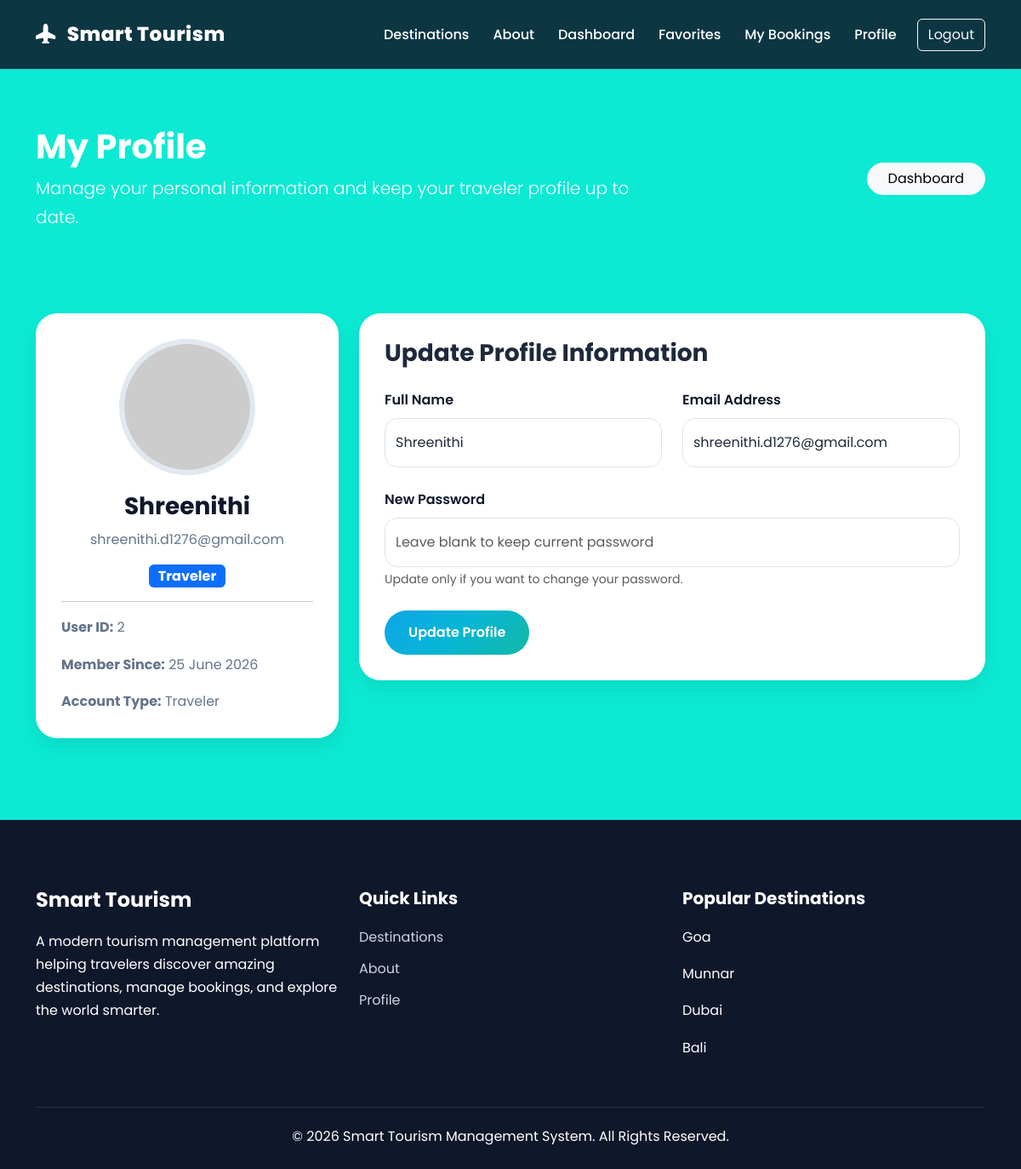
Screenshot of /profile (signed in) with the database file from the repository.
### database.py (models this page shows, shortened)
class User(db.Model):
    __tablename__ = "users"
    id = db.Column(db.Integer, primary_key=True)
    name = db.Column(db.String(150), nullable=False)
    email = db.Column(db.String(150), unique=True, nullable=False)
    password = db.Column(db.String(255), nullable=False)
    role = db.Column(
        db.String(20),
        nullable=False,
        default="traveler"
    )
    created_at = db.Column(
        db.DateTime,
        default=datetime.utcnow
    )
    bookings = db.relationship(
        "Booking",
        backref="user",
        lazy=True,
        cascade="all, delete-orphan"
    )
    favorites = db.relationship(
        "Favorite",
        backref="user",
        lazy=True,
        cascade="all, delete-orphan"
    )

### app.py (the view, shortened to what this page needs)
@app.route(
    "/profile",
    methods=["GET", "POST"]
)
@login_required
def profile():
    user = current_user()
    return render_template(
        "profile.html",
        user=user
    )

### app.py (called while the page is built, shortened)
def login_required(f):
    @wraps(f)
    def decorated_function(*args, **kwargs):
        return f(*args, **kwargs)
    return decorated_function

def current_user():
    if "user_id" not in session:
        return None
    return User.query.get(
        session["user_id"]
    )

@app.context_processor
def inject_user():
    return {
        "current_user": current_user(),
        "session": session
    }

### templates/profile.html (shortened to what this page needs)
{% extends "base.html" %}
{% block content %}
<section class="py-5 bg-gradient-tourism text-white">
    <div class="container">
        <div class="row align-items-center">
            <div class="col-lg-8">
                <h1 class="fw-bold">
                    My Profile
                </h1>
                <p class="lead mb-0">
                    Manage your personal information and keep your traveler
                    profile up to date.
                </p>
            </div>
            <div class="col-lg-4 text-lg-end mt-3 mt-lg-0">
                <a href="{{ url_for('user_dashboard') }}"
                   class="btn btn-light rounded-pill px-4">
                    Dashboard
                </a>
            </div>
        </div>
    </div>
</section>
<section class="py-5">
    <div class="container">
        <div class="row g-4 justify-content-center">
            <div class="col-lg-4">
                <div class="profile-card">
                    <img src="https://ui-avatars.com/api/?name={{ user.name|replace(' ','+') }}&background=0ea5e9&color=ffffff&size=256"
                         alt="{{ user.name }}"
                         class="profile-avatar">
                    <h3 class="fw-bold">
                        {{ user.name }}
                    </h3>
                    <p class="text-muted">
                        {{ user.email }}
                    </p>
                    <span class="badge bg-primary fs-6">
                        Traveler
                    </span>
                    <hr>
                    <div class="text-start">
                        <p>
                            <strong>User ID:</strong>
                            {{ user.id }}
                        </p>
                        <p>
                            <strong>Member Since:</strong>
                            {{ user.created_at.strftime('%d %B %Y') if user.created_at else '-' }}
                        </p>
                        <p class="mb-0">
                            <strong>Account Type:</strong>
                            Traveler
                        </p>
                    </div>
                </div>
            </div>
            <div class="col-lg-8">
                <div class="form-container">
                    <h3 class="fw-bold mb-4">
                        Update Profile Information
                    </h3>
                    <form method="POST"
                          action="{{ url_for('profile') }}">
                        <div class="row g-4">
                            <div class="col-md-6">
                                <label class="form-label fw-semibold">
                                    Full Name
                                </label>
                                <input type="text"
                                       name="name"
                                       class="form-control"
                                       value="{{ user.name }}"
                                       required>
                            </div>
                            <div class="col-md-6">
                                <label class="form-label fw-semibold">
                                    Email Address
                                </label>
                                <input type="email"
                                       name="email"
                                       class="form-control"
                                       value="{{ user.email }}"
                                       required>
                            </div>
                            <div class="col-12">
                                <label class="form-label fw-semibold">
                                    New Password
                                </label>
                                <input type="password"
                                       name="password"
                                       class="form-control"
                                       placeholder="Leave blank to keep current password">
                                <small class="text-muted">
                                    Update only if you want to change your password.
                                </small>
                            </div>
                        </div>
                        <div class="mt-4">
                            <button type="submit"
                                    class="btn btn-tourism">
                                Update Profile
                            </button>
                        </div>
                    </form>
                </div>
            </div>
        </div>
    </div>
</section>
{% endblock %}

### static/css/style.css (style rules this page uses)
:root { --primary:#0ea5e9; --secondary:#06b6d4; --accent:#14b8a6; --success:#10b981; --warning:#f59e0b; --danger:#ef4444; --dark:#0f172a; --dark-2:#1e293b; --gray:#64748b; --light:#f8fafc; --white:#ffffff; --gradient-primary: linear-gradient( 135deg, #0ea5e9, #06b6d4, #14b8a6 ); --gradient-hero: linear-gradient( 135deg, rgba(14,165,233,.85), rgba(6,182,212,.85) ); --shadow-sm: 0 10px 25px rgba(0,0,0,.08); --shadow-md: 0 20px 40px rgba(0,0,0,.12); --shadow-lg: 0 30px 60px rgba(0,0,0,.18); --radius:24px; }
* { margin:0; padding:0; box-sizing:border-box; }
html { scroll-behavior:smooth; }
body { font-family:'Poppins',sans-serif; background:#0cead4; color:#cdd5e1; overflow-x:hidden; line-height:1.7; }
a { text-decoration:none; }
img { max-width:100%; display:block; }
.btn-tourism { background:var(--gradient-primary); color:white !important; border:none; padding:14px 28px; border-radius:50px; font-weight:600; transition:.35s; }
.analytics-box, .profile-card, .form-container, .table-container, .details-card, .feature-box { background:white; border:none; border-radius:25px; box-shadow:var(--shadow-sm); padding:30px; transition:.35s ease; }
.analytics-box h1, .analytics-box h2, .analytics-box h3, .analytics-box h4, .analytics-box h5, .profile-card h1, .profile-card h2, .profile-card h3, .details-card h1, .details-card h2, .details-card h3 { color:#0f172a !important; }
.analytics-box p, .profile-card p, .details-card p { color:#64748b !important; }
.profile-card { text-align:center; }
.profile-avatar { width:160px; height:160px; object-fit:cover; border-radius:50%; margin:auto; margin-bottom:20px; border:6px solid #e2e8f0; }
.form-label { font-weight:600; color:#0f172a; }
.form-control, .form-select { min-height:58px; border-radius:15px; border:1px solid #dbe4ee; }
.card, .destination-card, .favorite-card, .analytics-box, .profile-card, .form-container, .table-container, .details-card, .feature-box, .booking-box { color:#1e293b !important; }
.card p, .destination-card p, .favorite-card p, .analytics-box p, .profile-card p, .details-card p { color:#64748b !important; }
.form-control, .form-select { color:#1e293b !important; }

### rows the page displays
User: name "Shreenithi", email "shreenithi.d1276@gmail.com", id "2", created_at "25 June 2026"
